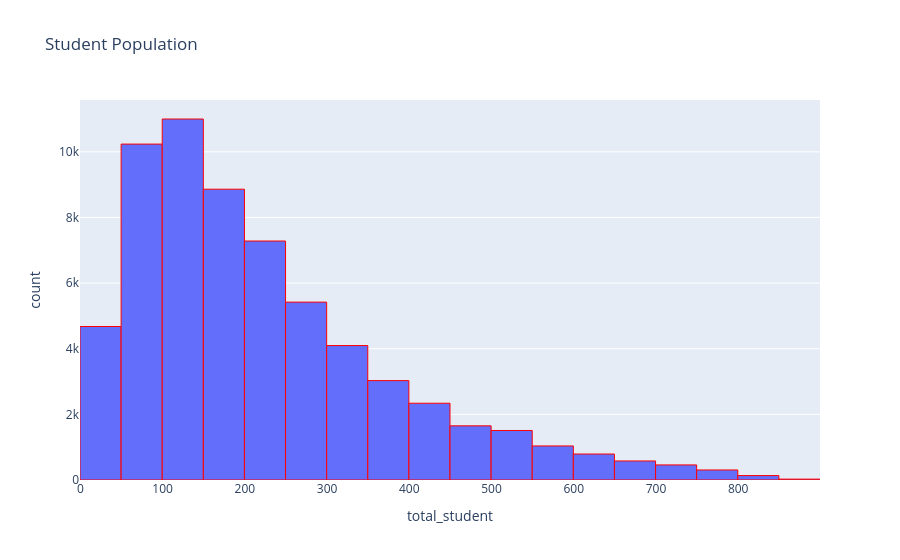

Notebook cell for this chart:
### Code cell
#Histogram of student population

fig2 = px.histogram(
    new_df,
    x='total_student',
    nbins=20,
    title='Student Population'
)
fig2.update_traces(
    marker_line_color='red',
    marker_line_width=1
)
fig2.show()

### Figure 1 — Plotly figure (JSON) as saved in the notebook; plotly's stock layout.template omitted (floating-point values rounded to 4 significant figures; data arrays with more than 128 entries replaced by an {"elided": "..."} marker saying what was removed)
{"data": [{"bingroup": "x", "hovertemplate": "total_student=%{x}<br>count=%{y}<extra></extra>", "legendgroup": "", "marker": {"color": "#636efa", "line": {"color": "red", "width": 1}, "pattern": {"shape": ""}}, "name": "", "nbinsx": 20, "orientation": "v", "showlegend": false, "type": "histogram", "x": {"elided": "63433 float values"}, "xaxis": "x", "yaxis": "y"}], "layout": {"barmode": "relative", "legend": {"tracegroupgap": 0}, "title": {"text": "Student Population"}, "xaxis": {"anchor": "y", "domain": [0, 1], "title": {"text": "total_student"}}, "yaxis": {"anchor": "x", "domain": [0, 1], "title": {"text": "count"}}}}
